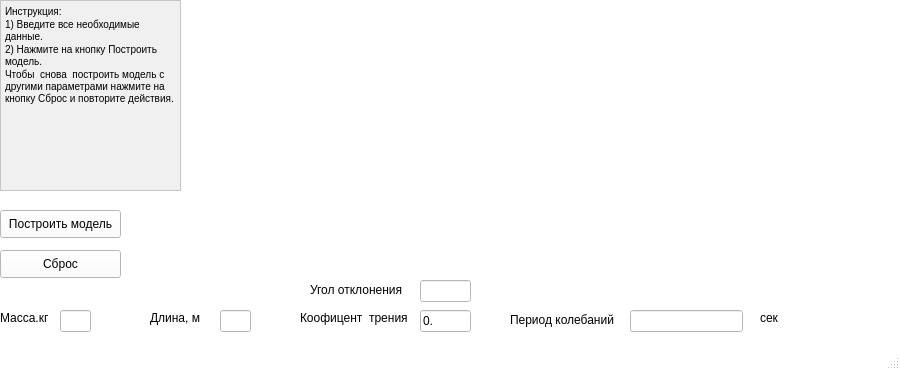
<?xml version="1.0" encoding="UTF-8"?>
<ui version="4.0">
 <class>MainWindow</class>
 <widget class="QMainWindow" name="MainWindow">
  <property name="geometry">
   <rect>
    <x>0</x>
    <y>0</y>
    <width>900</width>
    <height>370</height>
   </rect>
  </property>
  <property name="minimumSize">
   <size>
    <width>900</width>
    <height>370</height>
   </size>
  </property>
  <property name="maximumSize">
   <size>
    <width>900</width>
    <height>370</height>
   </size>
  </property>
  <property name="palette">
   <palette>
    <active>
     <colorrole role="WindowText">
      <brush brushstyle="SolidPattern">
       <color alpha="255">
        <red>0</red>
        <green>0</green>
        <blue>0</blue>
       </color>
      </brush>
     </colorrole>
     <colorrole role="Button">
      <brush brushstyle="SolidPattern">
       <color alpha="255">
        <red>255</red>
        <green>255</green>
        <blue>255</blue>
       </color>
      </brush>
     </colorrole>
     <colorrole role="Light">
      <brush brushstyle="SolidPattern">
       <color alpha="255">
        <red>255</red>
        <green>255</green>
        <blue>255</blue>
       </color>
      </brush>
     </colorrole>
     <colorrole role="Midlight">
      <brush brushstyle="SolidPattern">
       <color alpha="255">
        <red>255</red>
        <green>255</green>
        <blue>255</blue>
       </color>
      </brush>
     </colorrole>
     <colorrole role="Dark">
      <brush brushstyle="SolidPattern">
       <color alpha="255">
        <red>127</red>
        <green>127</green>
        <blue>127</blue>
       </color>
      </brush>
     </colorrole>
     <colorrole role="Mid">
      <brush brushstyle="SolidPattern">
       <color alpha="255">
        <red>170</red>
        <green>170</green>
        <blue>170</blue>
       </color>
      </brush>
     </colorrole>
     <colorrole role="Text">
      <brush brushstyle="SolidPattern">
       <color alpha="255">
        <red>0</red>
        <green>0</green>
        <blue>0</blue>
       </color>
      </brush>
     </colorrole>
     <colorrole role="BrightText">
      <brush brushstyle="SolidPattern">
       <color alpha="255">
        <red>255</red>
        <green>255</green>
        <blue>255</blue>
       </color>
      </brush>
     </colorrole>
     <colorrole role="ButtonText">
      <brush brushstyle="SolidPattern">
       <color alpha="255">
        <red>0</red>
        <green>0</green>
        <blue>0</blue>
       </color>
      </brush>
     </colorrole>
     <colorrole role="Base">
      <brush brushstyle="SolidPattern">
       <color alpha="255">
        <red>255</red>
        <green>255</green>
        <blue>255</blue>
       </color>
      </brush>
     </colorrole>
     <colorrole role="Window">
      <brush brushstyle="SolidPattern">
       <color alpha="255">
        <red>255</red>
        <green>255</green>
        <blue>255</blue>
       </color>
      </brush>
     </colorrole>
     <colorrole role="Shadow">
      <brush brushstyle="SolidPattern">
       <color alpha="255">
        <red>0</red>
        <green>0</green>
        <blue>0</blue>
       </color>
      </brush>
     </colorrole>
     <colorrole role="AlternateBase">
      <brush brushstyle="SolidPattern">
       <color alpha="255">
        <red>255</red>
        <green>255</green>
        <blue>255</blue>
       </color>
      </brush>
     </colorrole>
     <colorrole role="ToolTipBase">
      <brush brushstyle="SolidPattern">
       <color alpha="255">
        <red>255</red>
        <green>255</green>
        <blue>220</blue>
       </color>
      </brush>
     </colorrole>
     <colorrole role="ToolTipText">
      <brush brushstyle="SolidPattern">
       <color alpha="255">
        <red>0</red>
        <green>0</green>
        <blue>0</blue>
       </color>
      </brush>
     </colorrole>
     <colorrole role="PlaceholderText">
      <brush brushstyle="NoBrush">
       <color alpha="128">
        <red>0</red>
        <green>0</green>
        <blue>0</blue>
       </color>
      </brush>
     </colorrole>
    </active>
    <inactive>
     <colorrole role="WindowText">
      <brush brushstyle="SolidPattern">
       <color alpha="255">
        <red>0</red>
        <green>0</green>
        <blue>0</blue>
       </color>
      </brush>
     </colorrole>
     <colorrole role="Button">
      <brush brushstyle="SolidPattern">
       <color alpha="255">
        <red>255</red>
        <green>255</green>
        <blue>255</blue>
       </color>
      </brush>
     </colorrole>
     <colorrole role="Light">
      <brush brushstyle="SolidPattern">
       <color alpha="255">
        <red>255</red>
        <green>255</green>
        <blue>255</blue>
       </color>
      </brush>
     </colorrole>
     <colorrole role="Midlight">
      <brush brushstyle="SolidPattern">
       <color alpha="255">
        <red>255</red>
        <green>255</green>
        <blue>255</blue>
       </color>
      </brush>
     </colorrole>
     <colorrole role="Dark">
      <brush brushstyle="SolidPattern">
       <color alpha="255">
        <red>127</red>
        <green>127</green>
        <blue>127</blue>
       </color>
      </brush>
     </colorrole>
     <colorrole role="Mid">
      <brush brushstyle="SolidPattern">
       <color alpha="255">
        <red>170</red>
        <green>170</green>
        <blue>170</blue>
       </color>
      </brush>
     </colorrole>
     <colorrole role="Text">
      <brush brushstyle="SolidPattern">
       <color alpha="255">
        <red>0</red>
        <green>0</green>
        <blue>0</blue>
       </color>
      </brush>
     </colorrole>
     <colorrole role="BrightText">
      <brush brushstyle="SolidPattern">
       <color alpha="255">
        <red>255</red>
        <green>255</green>
        <blue>255</blue>
       </color>
      </brush>
     </colorrole>
     <colorrole role="ButtonText">
      <brush brushstyle="SolidPattern">
       <color alpha="255">
        <red>0</red>
        <green>0</green>
        <blue>0</blue>
       </color>
      </brush>
     </colorrole>
     <colorrole role="Base">
      <brush brushstyle="SolidPattern">
       <color alpha="255">
        <red>255</red>
        <green>255</green>
        <blue>255</blue>
       </color>
      </brush>
     </colorrole>
     <colorrole role="Window">
      <brush brushstyle="SolidPattern">
       <color alpha="255">
        <red>255</red>
        <green>255</green>
        <blue>255</blue>
       </color>
      </brush>
     </colorrole>
     <colorrole role="Shadow">
      <brush brushstyle="SolidPattern">
       <color alpha="255">
        <red>0</red>
        <green>0</green>
        <blue>0</blue>
       </color>
      </brush>
     </colorrole>
     <colorrole role="AlternateBase">
      <brush brushstyle="SolidPattern">
       <color alpha="255">
        <red>255</red>
        <green>255</green>
        <blue>255</blue>
       </color>
      </brush>
     </colorrole>
     <colorrole role="ToolTipBase">
      <brush brushstyle="SolidPattern">
       <color alpha="255">
        <red>255</red>
        <green>255</green>
        <blue>220</blue>
       </color>
      </brush>
     </colorrole>
     <colorrole role="ToolTipText">
      <brush brushstyle="SolidPattern">
       <color alpha="255">
        <red>0</red>
        <green>0</green>
        <blue>0</blue>
       </color>
      </brush>
     </colorrole>
     <colorrole role="PlaceholderText">
      <brush brushstyle="NoBrush">
       <color alpha="128">
        <red>0</red>
        <green>0</green>
        <blue>0</blue>
       </color>
      </brush>
     </colorrole>
    </inactive>
    <disabled>
     <colorrole role="WindowText">
      <brush brushstyle="SolidPattern">
       <color alpha="255">
        <red>127</red>
        <green>127</green>
        <blue>127</blue>
       </color>
      </brush>
     </colorrole>
     <colorrole role="Button">
      <brush brushstyle="SolidPattern">
       <color alpha="255">
        <red>255</red>
        <green>255</green>
        <blue>255</blue>
       </color>
      </brush>
     </colorrole>
     <colorrole role="Light">
      <brush brushstyle="SolidPattern">
       <color alpha="255">
        <red>255</red>
        <green>255</green>
        <blue>255</blue>
       </color>
      </brush>
     </colorrole>
     <colorrole role="Midlight">
      <brush brushstyle="SolidPattern">
       <color alpha="255">
        <red>255</red>
        <green>255</green>
        <blue>255</blue>
       </color>
      </brush>
     </colorrole>
     <colorrole role="Dark">
      <brush brushstyle="SolidPattern">
       <color alpha="255">
        <red>127</red>
        <green>127</green>
        <blue>127</blue>
       </color>
      </brush>
     </colorrole>
     <colorrole role="Mid">
      <brush brushstyle="SolidPattern">
       <color alpha="255">
        <red>170</red>
        <green>170</green>
        <blue>170</blue>
       </color>
      </brush>
     </colorrole>
     <colorrole role="Text">
      <brush brushstyle="SolidPattern">
       <color alpha="255">
        <red>127</red>
        <green>127</green>
        <blue>127</blue>
       </color>
      </brush>
     </colorrole>
     <colorrole role="BrightText">
      <brush brushstyle="SolidPattern">
       <color alpha="255">
        <red>255</red>
        <green>255</green>
        <blue>255</blue>
       </color>
      </brush>
     </colorrole>
     <colorrole role="ButtonText">
      <brush brushstyle="SolidPattern">
       <color alpha="255">
        <red>127</red>
        <green>127</green>
        <blue>127</blue>
       </color>
      </brush>
     </colorrole>
     <colorrole role="Base">
      <brush brushstyle="SolidPattern">
       <color alpha="255">
        <red>255</red>
        <green>255</green>
        <blue>255</blue>
       </color>
      </brush>
     </colorrole>
     <colorrole role="Window">
      <brush brushstyle="SolidPattern">
       <color alpha="255">
        <red>255</red>
        <green>255</green>
        <blue>255</blue>
       </color>
      </brush>
     </colorrole>
     <colorrole role="Shadow">
      <brush brushstyle="SolidPattern">
       <color alpha="255">
        <red>0</red>
        <green>0</green>
        <blue>0</blue>
       </color>
      </brush>
     </colorrole>
     <colorrole role="AlternateBase">
      <brush brushstyle="SolidPattern">
       <color alpha="255">
        <red>255</red>
        <green>255</green>
        <blue>255</blue>
       </color>
      </brush>
     </colorrole>
     <colorrole role="ToolTipBase">
      <brush brushstyle="SolidPattern">
       <color alpha="255">
        <red>255</red>
        <green>255</green>
        <blue>220</blue>
       </color>
      </brush>
     </colorrole>
     <colorrole role="ToolTipText">
      <brush brushstyle="SolidPattern">
       <color alpha="255">
        <red>0</red>
        <green>0</green>
        <blue>0</blue>
       </color>
      </brush>
     </colorrole>
     <colorrole role="PlaceholderText">
      <brush brushstyle="NoBrush">
       <color alpha="128">
        <red>0</red>
        <green>0</green>
        <blue>0</blue>
       </color>
      </brush>
     </colorrole>
    </disabled>
   </palette>
  </property>
  <property name="windowTitle">
   <string>Математический маятник</string>
  </property>
  <property name="windowIcon">
   <iconset>
    <normaloff>scienceandfiction-affect_99190.ico</normaloff>scienceandfiction-affect_99190.ico</iconset>
  </property>
  <property name="windowOpacity">
   <double>1.000000000000000</double>
  </property>
  <property name="layoutDirection">
   <enum>Qt::LeftToRight</enum>
  </property>
  <property name="autoFillBackground">
   <bool>true</bool>
  </property>
  <widget class="QWidget" name="centralWidget">
   <widget class="QPushButton" name="pushButton">
    <property name="geometry">
     <rect>
      <x>0</x>
      <y>210</y>
      <width>121</width>
      <height>28</height>
     </rect>
    </property>
    <property name="text">
     <string>Построить модель</string>
    </property>
   </widget>
   <widget class="QPushButton" name="pushButton_2">
    <property name="geometry">
     <rect>
      <x>0</x>
      <y>250</y>
      <width>121</width>
      <height>28</height>
     </rect>
    </property>
    <property name="text">
     <string>Сброс</string>
    </property>
   </widget>
   <widget class="QLabel" name="label">
    <property name="geometry">
     <rect>
      <x>150</x>
      <y>310</y>
      <width>71</width>
      <height>16</height>
     </rect>
    </property>
    <property name="text">
     <string>Длина, м</string>
    </property>
   </widget>
   <widget class="QLabel" name="label_2">
    <property name="geometry">
     <rect>
      <x>0</x>
      <y>310</y>
      <width>55</width>
      <height>16</height>
     </rect>
    </property>
    <property name="text">
     <string>Масса.кг</string>
    </property>
   </widget>
   <widget class="QLabel" name="label_3">
    <property name="geometry">
     <rect>
      <x>300</x>
      <y>310</y>
      <width>131</width>
      <height>16</height>
     </rect>
    </property>
    <property name="text">
     <string>Коофицент  трения</string>
    </property>
   </widget>
   <widget class="QTextEdit" name="textEdit_4">
    <property name="geometry">
     <rect>
      <x>0</x>
      <y>0</y>
      <width>181</width>
      <height>191</height>
     </rect>
    </property>
    <property name="palette">
     <palette>
      <active>
       <colorrole role="WindowText">
        <brush brushstyle="SolidPattern">
         <color alpha="255">
          <red>0</red>
          <green>0</green>
          <blue>0</blue>
         </color>
        </brush>
       </colorrole>
       <colorrole role="Dark">
        <brush brushstyle="SolidPattern">
         <color alpha="255">
          <red>255</red>
          <green>255</green>
          <blue>255</blue>
         </color>
        </brush>
       </colorrole>
       <colorrole role="Text">
        <brush brushstyle="SolidPattern">
         <color alpha="255">
          <red>0</red>
          <green>0</green>
          <blue>0</blue>
         </color>
        </brush>
       </colorrole>
       <colorrole role="ButtonText">
        <brush brushstyle="SolidPattern">
         <color alpha="255">
          <red>0</red>
          <green>0</green>
          <blue>0</blue>
         </color>
        </brush>
       </colorrole>
       <colorrole role="Base">
        <brush brushstyle="SolidPattern">
         <color alpha="255">
          <red>240</red>
          <green>240</green>
          <blue>240</blue>
         </color>
        </brush>
       </colorrole>
       <colorrole role="PlaceholderText">
        <brush brushstyle="NoBrush">
         <color alpha="128">
          <red>0</red>
          <green>0</green>
          <blue>0</blue>
         </color>
        </brush>
       </colorrole>
      </active>
      <inactive>
       <colorrole role="WindowText">
        <brush brushstyle="SolidPattern">
         <color alpha="255">
          <red>0</red>
          <green>0</green>
          <blue>0</blue>
         </color>
        </brush>
       </colorrole>
       <colorrole role="Dark">
        <brush brushstyle="SolidPattern">
         <color alpha="255">
          <red>255</red>
          <green>255</green>
          <blue>255</blue>
         </color>
        </brush>
       </colorrole>
       <colorrole role="Text">
        <brush brushstyle="SolidPattern">
         <color alpha="255">
          <red>0</red>
          <green>0</green>
          <blue>0</blue>
         </color>
        </brush>
       </colorrole>
       <colorrole role="ButtonText">
        <brush brushstyle="SolidPattern">
         <color alpha="255">
          <red>0</red>
          <green>0</green>
          <blue>0</blue>
         </color>
        </brush>
       </colorrole>
       <colorrole role="Base">
        <brush brushstyle="SolidPattern">
         <color alpha="255">
          <red>240</red>
          <green>240</green>
          <blue>240</blue>
         </color>
        </brush>
       </colorrole>
       <colorrole role="PlaceholderText">
        <brush brushstyle="NoBrush">
         <color alpha="128">
          <red>0</red>
          <green>0</green>
          <blue>0</blue>
         </color>
        </brush>
       </colorrole>
      </inactive>
      <disabled>
       <colorrole role="WindowText">
        <brush brushstyle="SolidPattern">
         <color alpha="255">
          <red>255</red>
          <green>255</green>
          <blue>255</blue>
         </color>
        </brush>
       </colorrole>
       <colorrole role="Dark">
        <brush brushstyle="SolidPattern">
         <color alpha="255">
          <red>255</red>
          <green>255</green>
          <blue>255</blue>
         </color>
        </brush>
       </colorrole>
       <colorrole role="Text">
        <brush brushstyle="SolidPattern">
         <color alpha="255">
          <red>255</red>
          <green>255</green>
          <blue>255</blue>
         </color>
        </brush>
       </colorrole>
       <colorrole role="ButtonText">
        <brush brushstyle="SolidPattern">
         <color alpha="255">
          <red>255</red>
          <green>255</green>
          <blue>255</blue>
         </color>
        </brush>
       </colorrole>
       <colorrole role="Base">
        <brush brushstyle="SolidPattern">
         <color alpha="255">
          <red>240</red>
          <green>240</green>
          <blue>240</blue>
         </color>
        </brush>
       </colorrole>
       <colorrole role="PlaceholderText">
        <brush brushstyle="NoBrush">
         <color alpha="128">
          <red>0</red>
          <green>0</green>
          <blue>0</blue>
         </color>
        </brush>
       </colorrole>
      </disabled>
     </palette>
    </property>
    <property name="inputMethodHints">
     <set>Qt::ImhNone</set>
    </property>
    <property name="readOnly">
     <bool>true</bool>
    </property>
    <property name="html">
     <string>&lt;!DOCTYPE HTML PUBLIC &quot;-//W3C//DTD HTML 4.0//EN&quot; &quot;http://www.w3.org/TR/REC-html40/strict.dtd&quot;&gt;
&lt;html&gt;&lt;head&gt;&lt;meta name=&quot;qrichtext&quot; content=&quot;1&quot; /&gt;&lt;style type=&quot;text/css&quot;&gt;
p, li { white-space: pre-wrap; }
&lt;/style&gt;&lt;/head&gt;&lt;body style=&quot; font-family:'MS Shell Dlg 2'; font-size:7.8pt; font-weight:400; font-style:normal;&quot;&gt;
&lt;p style=&quot; margin-top:0px; margin-bottom:0px; margin-left:0px; margin-right:0px; -qt-block-indent:0; text-indent:0px;&quot;&gt;Инструкция:&lt;/p&gt;
&lt;p style=&quot; margin-top:0px; margin-bottom:0px; margin-left:0px; margin-right:0px; -qt-block-indent:0; text-indent:0px;&quot;&gt;1) Введите все необходимые данные.&lt;/p&gt;
&lt;p style=&quot; margin-top:0px; margin-bottom:0px; margin-left:0px; margin-right:0px; -qt-block-indent:0; text-indent:0px;&quot;&gt;2) Нажмите на кнопку Построить модель.&lt;/p&gt;
&lt;p style=&quot; margin-top:0px; margin-bottom:0px; margin-left:0px; margin-right:0px; -qt-block-indent:0; text-indent:0px;&quot;&gt;Чтобы  снова  построить модель с другими параметрами нажмите на кнопку Сброс и повторите действия.&lt;/p&gt;
&lt;p style=&quot;-qt-paragraph-type:empty; margin-top:0px; margin-bottom:0px; margin-left:0px; margin-right:0px; -qt-block-indent:0; text-indent:0px;&quot;&gt;&lt;br /&gt;&lt;/p&gt;&lt;/body&gt;&lt;/html&gt;</string>
    </property>
   </widget>
   <widget class="QLabel" name="label_4">
    <property name="geometry">
     <rect>
      <x>510</x>
      <y>310</y>
      <width>111</width>
      <height>20</height>
     </rect>
    </property>
    <property name="text">
     <string>Период колебаний</string>
    </property>
   </widget>
   <widget class="QLabel" name="label_5">
    <property name="geometry">
     <rect>
      <x>760</x>
      <y>310</y>
      <width>55</width>
      <height>16</height>
     </rect>
    </property>
    <property name="text">
     <string>cек</string>
    </property>
   </widget>
   <widget class="QLineEdit" name="Massa">
    <property name="geometry">
     <rect>
      <x>60</x>
      <y>310</y>
      <width>31</width>
      <height>22</height>
     </rect>
    </property>
    <property name="toolTip">
     <string>&lt;html&gt;&lt;head/&gt;&lt;body&gt;&lt;p&gt;Введите целое число&lt;/p&gt;&lt;/body&gt;&lt;/html&gt;</string>
    </property>
    <property name="inputMask">
     <string>999</string>
    </property>
    <property name="text">
     <string/>
    </property>
    <property name="maxLength">
     <number>3</number>
    </property>
    <property name="cursorPosition">
     <number>0</number>
    </property>
   </widget>
   <widget class="QLineEdit" name="Dlina">
    <property name="geometry">
     <rect>
      <x>220</x>
      <y>310</y>
      <width>31</width>
      <height>22</height>
     </rect>
    </property>
    <property name="toolTip">
     <string>&lt;html&gt;&lt;head/&gt;&lt;body&gt;&lt;p&gt;Введите целое число&lt;/p&gt;&lt;/body&gt;&lt;/html&gt;</string>
    </property>
    <property name="inputMask">
     <string>999</string>
    </property>
    <property name="text">
     <string/>
    </property>
    <property name="maxLength">
     <number>3</number>
    </property>
    <property name="cursorPosition">
     <number>0</number>
    </property>
   </widget>
   <widget class="QLineEdit" name="Zatuhanie">
    <property name="geometry">
     <rect>
      <x>420</x>
      <y>310</y>
      <width>51</width>
      <height>22</height>
     </rect>
    </property>
    <property name="toolTip">
     <string>&lt;html&gt;&lt;head/&gt;&lt;body&gt;&lt;p&gt;Введите целое или дробное число&lt;/p&gt;&lt;/body&gt;&lt;/html&gt;</string>
    </property>
    <property name="inputMask">
     <string>\0.99</string>
    </property>
    <property name="text">
     <string>0.</string>
    </property>
    <property name="maxLength">
     <number>4</number>
    </property>
    <property name="cursorPosition">
     <number>2</number>
    </property>
    <property name="dragEnabled">
     <bool>false</bool>
    </property>
    <property name="cursorMoveStyle">
     <enum>Qt::LogicalMoveStyle</enum>
    </property>
   </widget>
   <widget class="QLabel" name="label_6">
    <property name="geometry">
     <rect>
      <x>310</x>
      <y>280</y>
      <width>101</width>
      <height>20</height>
     </rect>
    </property>
    <property name="text">
     <string>Угол отклонения</string>
    </property>
   </widget>
   <widget class="QLineEdit" name="Ugol">
    <property name="geometry">
     <rect>
      <x>420</x>
      <y>280</y>
      <width>51</width>
      <height>22</height>
     </rect>
    </property>
    <property name="inputMask">
     <string>999</string>
    </property>
    <property name="text">
     <string/>
    </property>
    <property name="cursorPosition">
     <number>3</number>
    </property>
   </widget>
   <widget class="QLineEdit" name="Period">
    <property name="geometry">
     <rect>
      <x>630</x>
      <y>310</y>
      <width>113</width>
      <height>22</height>
     </rect>
    </property>
    <property name="readOnly">
     <bool>true</bool>
    </property>
   </widget>
   <widget class="QCustomPlot" name="customPlot" native="true">
    <property name="geometry">
     <rect>
      <x>620</x>
      <y>20</y>
      <width>261</width>
      <height>211</height>
     </rect>
    </property>
   </widget>
  </widget>
  <widget class="QStatusBar" name="statusBar"/>
 </widget>
 <layoutdefault spacing="6" margin="11"/>
 <customwidgets>
  <customwidget>
   <class>QCustomPlot</class>
   <extends>QWidget</extends>
   <header>qcustomplot.h</header>
   <container>1</container>
  </customwidget>
 </customwidgets>
 <resources/>
 <connections/>
</ui>
